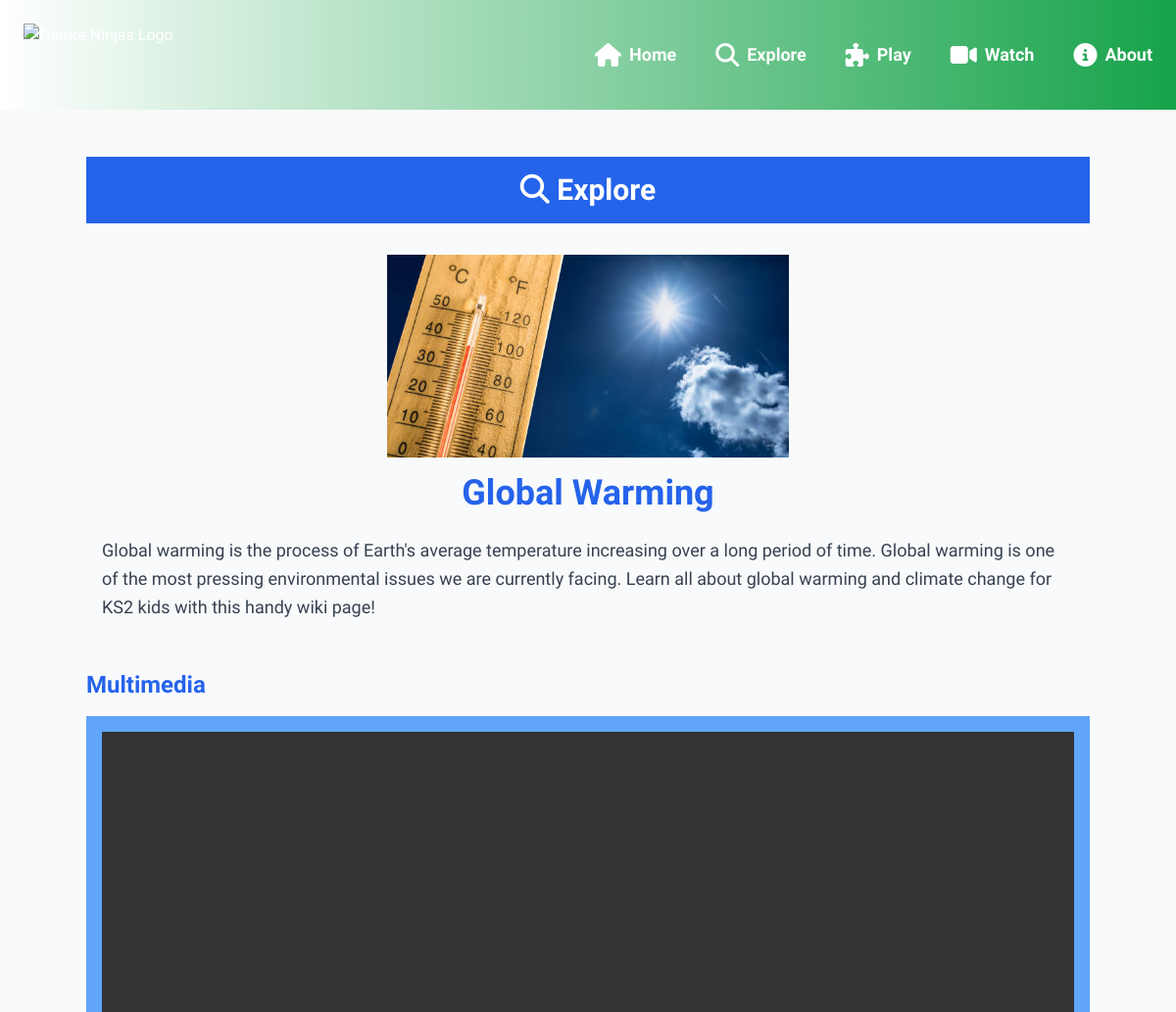
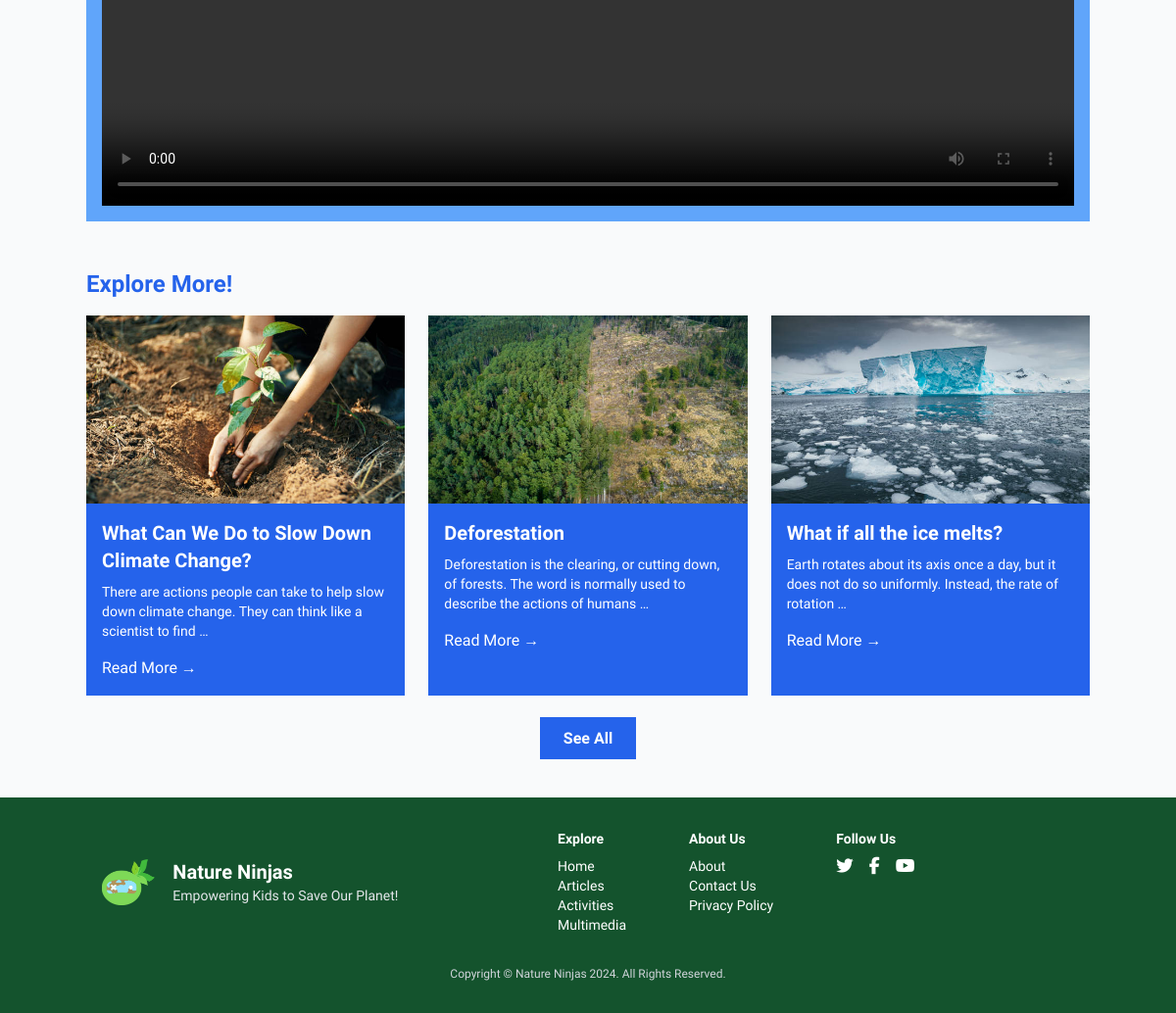
The app's page /articles/global-warming/ with its own data (2 pictures, top to bottom).
### core/models.py (models this page shows, shortened)
class Article(models.Model):
    title = models.CharField(max_length=200)  # Title of the article
    content = models.TextField()  # Main content of the article
    image = models.ImageField(upload_to="articles/")  # Featured image
    slug = models.SlugField(unique=True, blank=True)  # SEO-friendly URL
    created_at = models.DateTimeField(auto_now_add=True)  # Timestamp for when the article was created
    activity = models.ForeignKey(
        'Activity', on_delete=models.SET_NULL, null=True, blank=True, related_name='articles'
    )
    multimedia = models.ForeignKey(
        'Multimedia', on_delete=models.SET_NULL, null=True, blank=True, related_name='articles'
    )
    category = models.ForeignKey(
        'Category', on_delete=models.SET_NULL, null=True, blank=True, related_name='articles'
    )

### core/views.py (the view)
# urls.py: path('articles/<slug:slug>/', views.article_detail, name='article_detail'),
def article_detail(request, slug):
    article = get_object_or_404(Article, slug=slug)
    related_articles = Article.objects.exclude(id=article.id).order_by('-created_at')[:3]
    return render(request, 'articles/detail.html', {
        'article': article,
        'related_articles': related_articles
    })

### core/templates/articles/detail.html (shortened to what this page needs)
{% extends 'base.html' %}
{% block content %}
    <div class="container mx-auto py-12 max-w-screen-lg">
        <div class="bg-blue-600 p-4 mb-8">
            <h2 class="text-3xl font-bold text-white text-center">
                <i class="fas fa-search text-3xl"></i> <span>Explore</span>
            </h2>
        </div>
        <div class="mb-4">
            <img src="{{ article.image.url }}"
                 alt="{{ article.title }}"
                 class="w-[40%] h-auto mx-auto" />
        </div>
        <h1 class="text-4xl font-bold text-blue-600 text-center mb-6">{{ article.title }}</h1>
        <div class="text-gray-700 text-lg leading-relaxed px-4">
            <p class="mb-4">{{ article.content }}</p>
        </div>
        {% if article.multimedia %}
            <div class="related-multimedia mt-12">
                <h2 class="text-2xl font-bold text-blue-600 mb-4">Multimedia</h2>
                <div class="bg-blue-400 overflow-hidden hover:scale-105 transition-transform p-4 text-white">
                    <video controls class="w-full">
                        <source src="{{ article.multimedia.file.url }}" type="video/mp4">
                    </video>
                </div>
            </div>
        {% endif %}
        <div class="related-articles mt-12">
            <h2 class="text-2xl font-bold text-blue-600 mb-4">Explore More!</h2>
            <div class="grid grid-cols-1 md:grid-cols-3 gap-6">
                {% for article in related_articles %}
                    <div class="bg-blue-600 overflow-hidden hover:scale-105 transition-transform">
                        <img src="{{ article.image.url }}"
                             alt="{{ article.title }}"
                             class="w-full h-48 object-cover" />
                        <div class="p-4 text-white">
                            <h3 class="text-xl font-semibold mb-2">{{ article.title }}</h3>
                            <p class="text-sm mb-4">{{ article.content|truncatewords:20 }}</p>
                            <a href="{% url 'article_detail' article.slug %}"
                               class="font-medium hover:underline">Read More →</a>
                        </div>
                    </div>
                {% endfor %}
            </div>
        </div>
        <div class="text-center mt-8">
            <a href="{% url 'articles' %}"
               class="px-6 py-3 bg-blue-600 text-white font-bold hover:bg-blue-800">See All</a>
        </div>
    </div>
{% endblock %}

### records on screen
Article: image (picture), title "Global Warming", content "Global warming is the process of Earth's average temperature increasing over a long period of time. Global warming is one of the most pressing environmental issues we are currently facing. Learn all about global warming and climate change for KS2 kids with this handy wiki page!"
Article: image (picture), title "What Can We Do to Slow Down Climate Change?", content "There are actions people can take to help slow down climate change. They can think like a scientist to find …"
Article: image (picture), title "Deforestation", content "Deforestation is the clearing, or cutting down, of forests. The word is normally used to describe the actions of humans …"
Article: image (picture), title "What if all the ice melts?", content "Earth rotates about its axis once a day, but it does not do so uniformly. Instead, the rate of rotation …"
